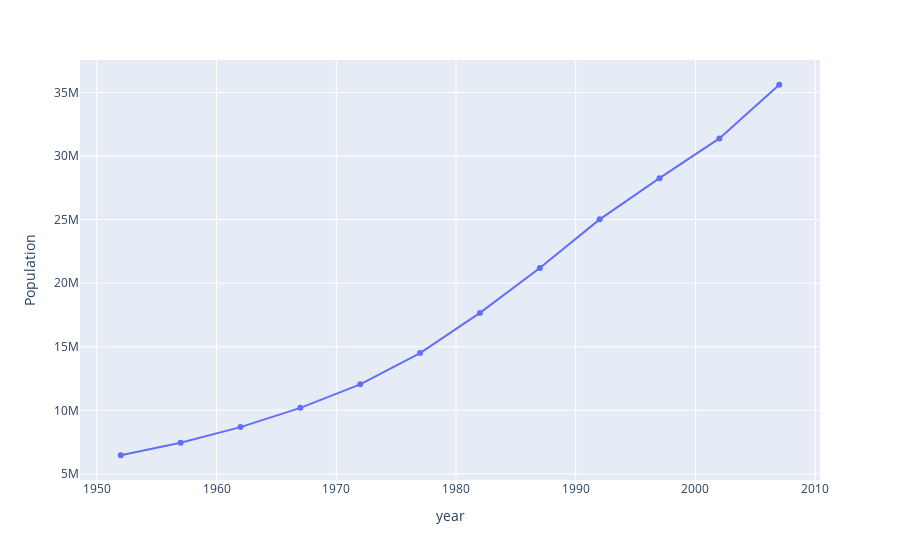

Notebook source saved alongside this figure:
### Code cell
px.line(kenya_data,x='year',y='pop',labels={"pop":"Population"},markers='o',hover_data=['year','lifeExp','gdpPercap'])

### Figure 1 — Plotly figure (JSON) as saved in the notebook; plotly's stock layout.template omitted (floating-point values rounded to 4 significant figures)
{"data": [{"customdata": [[42.27, 853.5], [44.69, 944.4], [47.95, 897.0], [50.65, 1057.0], [53.56, 1222.0], [56.16, 1268.0], [58.77, 1348.0], [59.34, 1362.0], [59.28, 1342.0], [54.41, 1360.0], [50.99, 1288.0], [54.11, 1463.0]], "hovertemplate": "year=%{x}<br>Population=%{y}<br>lifeExp=%{customdata[0]}<br>gdpPercap=%{customdata[1]}<extra></extra>", "legendgroup": "", "line": {"color": "#636efa", "dash": "solid"}, "marker": {"symbol": "circle"}, "mode": "lines+markers", "name": "", "orientation": "v", "showlegend": false, "type": "scatter", "x": [1952, 1957, 1962, 1967, 1972, 1977, 1982, 1987, 1992, 1997, 2002, 2007], "xaxis": "x", "y": [6464046, 7454779, 8678557, 10191512, 12044785, 14500404, 17661452, 21198082, 25020539, 28263827, 31386842, 35610177], "yaxis": "y"}], "layout": {"legend": {"tracegroupgap": 0}, "margin": {"t": 60}, "xaxis": {"anchor": "y", "domain": [0, 1], "title": {"text": "year"}}, "yaxis": {"anchor": "x", "domain": [0, 1], "title": {"text": "Population"}}}}
